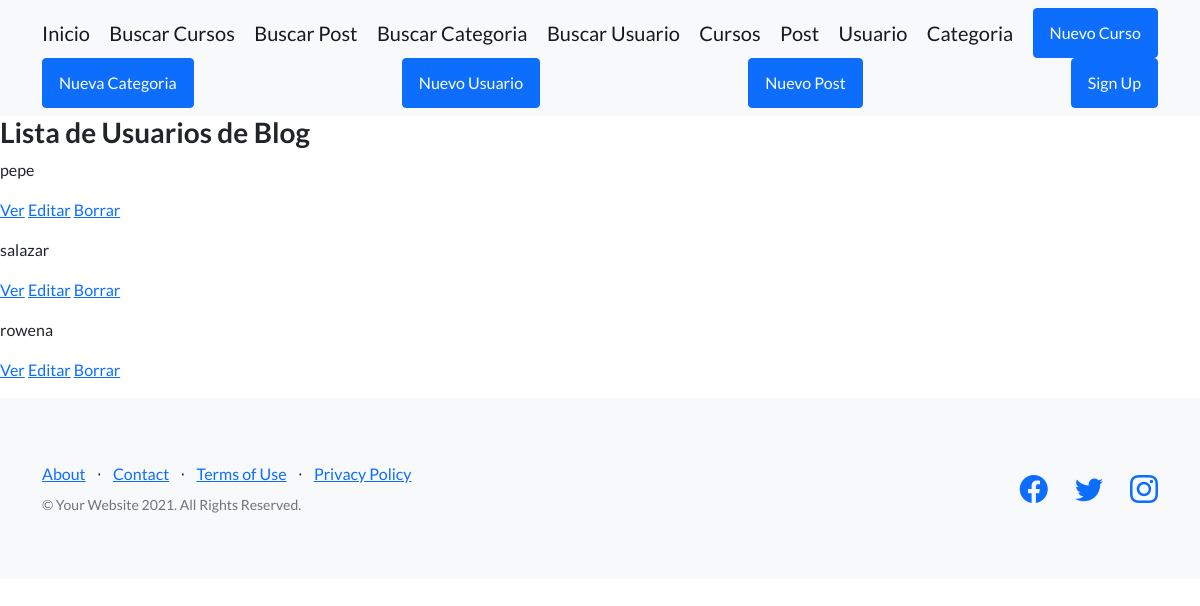
/AppCoder/usuario/list/, run on the app's committed database.
### AppCoder/models.py (models this page shows)
class Usuario(models.Model):
    usuario_nombre=models.CharField(max_length=40)
    usuario_apellido=models.CharField(max_length=40)
    usuario_mail=models.CharField(max_length=40)

### AppCoder/views.py (the view)
# urls.py: path('usuario/list/', views.UsuarioList.as_view(),name='Listusuario'),
class UsuarioList(ListView):
    model = Usuario
    template = 'AppCoder/usuario_list.html'

### AppCoder/templates/AppCoder/usuario_list.html
{% extends 'Appcoder/padre.html' %}
{% load static %}
{% block contenidoQueCambia %}
<h3> Lista de Usuarios de Blog </h3>
    <u1>
        {% for usuario in object_list%}
            <p>{{usuario.usuario_nombre}}</p>
            <p>
                <a href="{% url 'Detailusuario' usuario.id %}">Ver</a>
                <a href="{% url 'Editusuario' usuario.id %}">Editar</a>
                <a href="{% url 'Deleteusuario' usuario.id %}">Borrar</a>
            </p>
        {%endfor%}
    </u1>
{% endblock %}

### data on the page
Usuario: usuario_nombre "pepe"
Usuario: usuario_nombre "salazar"
Usuario: usuario_nombre "rowena"
